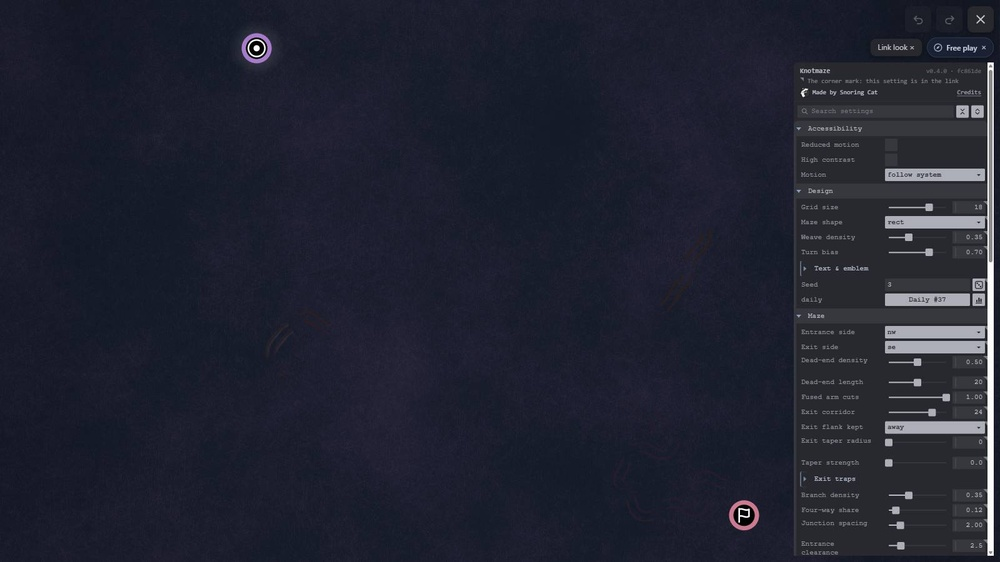
#> input picture .claude/probes/K1444/g2_50.jpg, 1000 x 562 px, shrunk from 1600 x 900 before the run; the run also reads 1 picture not shown here
$ python analyze.py ../K1444/g2_50.jpg ../K1444/g2_64.jpg
#> lines starting #> are read from the running program, lines starting #| are printed output that depends on the picture
# K1530: what kind of difference? delta histogram + 1px shift test + sample pixels.
import sys
from PIL import Image
import numpy as np
a = np.asarray(Image.open(sys.argv[1]).convert("RGB")).astype(np.int16)
b = np.asarray(Image.open(sys.argv[2]).convert("RGB")).astype(np.int16)
d = np.abs(a - b).max(axis=2)
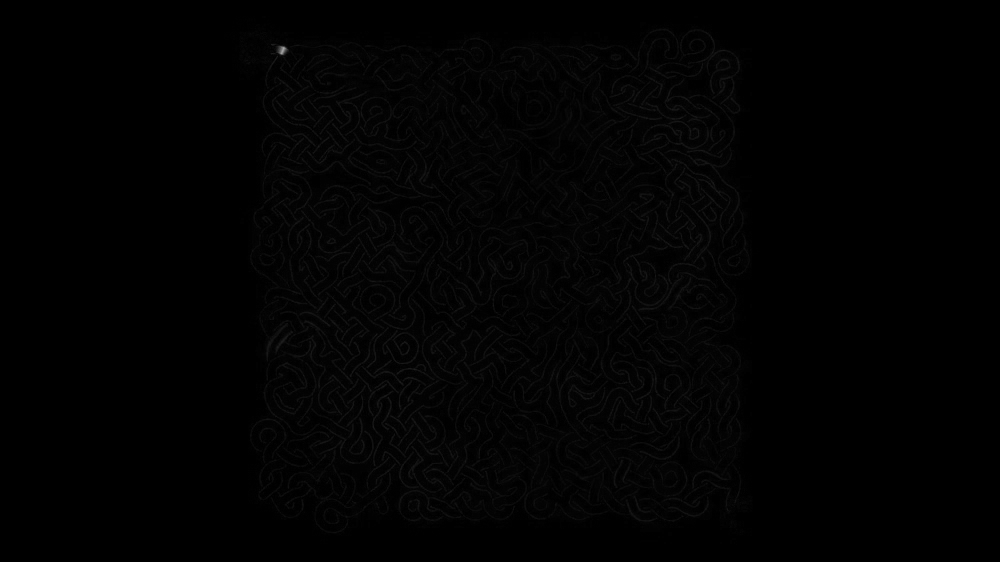
#> d: shape (562, 1000) int16; min 0, max 168, mean 2
for t in [0, 1, 2, 4, 8, 16, 32, 64, 128]:
    print(f"delta>{t}: {int((d > t).sum())}")
#> this loop made 9 passes
#| delta>0: 226540
#| delta>1: 194054
#| delta>2: 147188
#| delta>4: 82014
#| delta>8: 37972
#| delta>16: 4878
#| delta>32: 75
#| delta>64: 54
#> (further printed lines are left out)
def shifted(bb, dx, dy):
    out = np.zeros_like(bb)
    xs = slice(max(0, dx), bb.shape[1] + min(0, dx)); xt = slice(max(0, -dx), bb.shape[1] + min(0, -dx))
    ys = slice(max(0, dy), bb.shape[0] + min(0, dy)); yt = slice(max(0, -dy), bb.shape[0] + min(0, -dy))
    out[yt, xt] = bb[ys, xs]
    return out
for dx, dy in [(1, 0), (-1, 0), (0, 1), (0, -1), (1, 1), (-1, -1)]:
    dd = np.abs(a - shifted(b, dx, dy)).max(axis=2)
    print(f"shift B by ({dx},{dy}): differ {int((dd > 0).sum())}")
#> this loop made 6 passes
#| shift B by (1,0): differ 435217
#| shift B by (-1,0): differ 435312
#| shift B by (0,1): differ 441590
#| shift B by (0,-1): differ 441573
#| shift B by (1,1): differ 469751
#| shift B by (-1,-1): differ 469695
#> pass 1, `dd = np.abs(a - shifted(b, dx, dy)).max(axis=2)`:
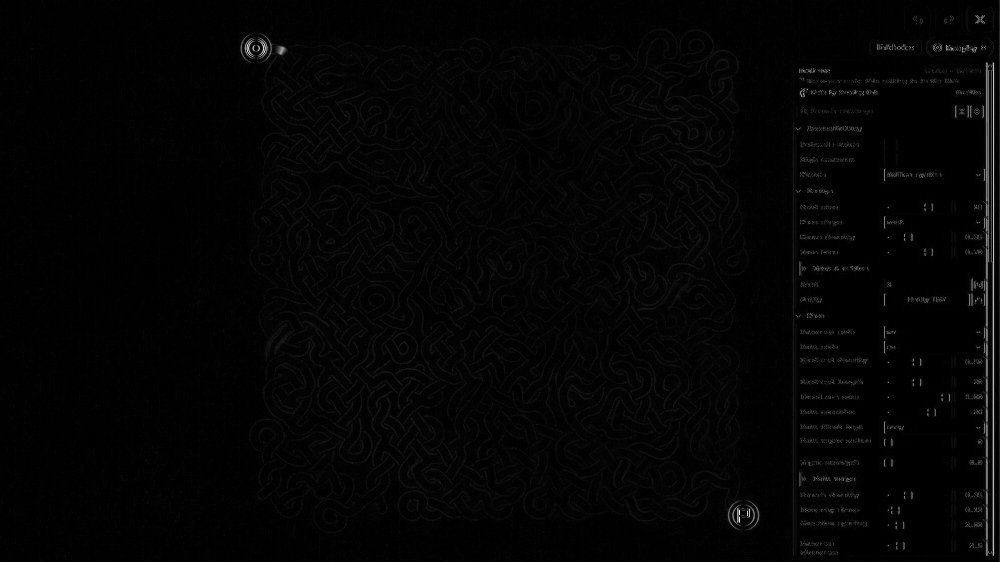
#> dd: shape (562, 1000) int16; min 0, max 254, mean 4.1
#> pass 3, `dd = np.abs(a - shifted(b, dx, dy)).max(axis=2)`:
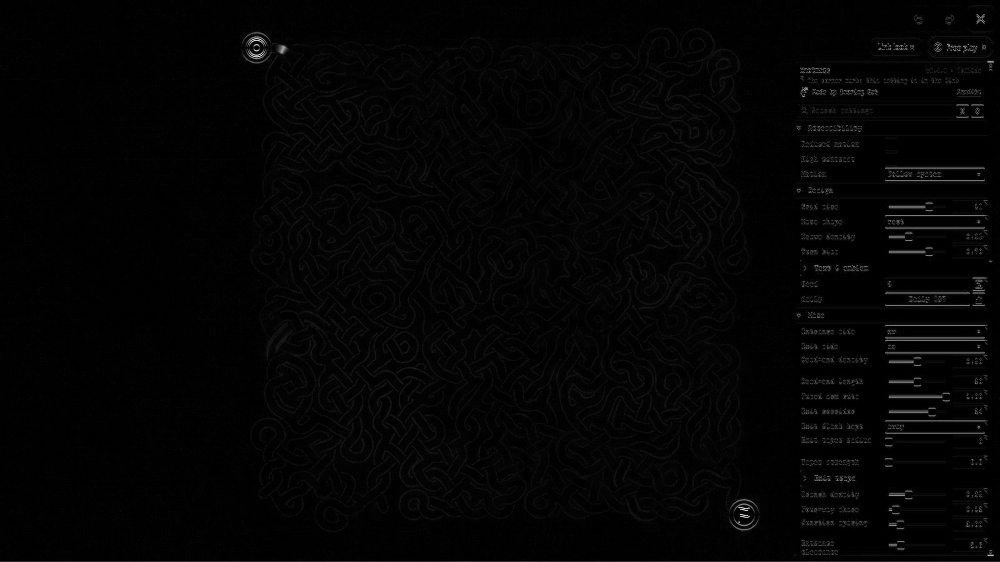
#> dd: shape (562, 1000) int16; min 0, max 224, mean 4.2
ys, xs = np.nonzero(d > 64)
#> ys = 54 values from 46 to 54; xs = 54 values, max 286 at index 17, min 278 at index 40, mean 281.9
print("sample >64 px (x,y,A,B):")
for x, y in list(zip(xs[:6], ys[:6])):
    print(x, y, a[y, x].tolist(), b[y, x].tolist())
#> this loop made 6 passes
#> (x, y) on passes 1 to 6: (280, 46), (281, 46), (282, 46), (283, 46), (280, 47), (281, 47)
#| 280 46 [37, 39, 52] [111, 112, 117]
#| 281 46 [35, 37, 50] [114, 115, 119]
#| 282 46 [31, 33, 46] [104, 105, 110]
#| 283 46 [28, 30, 43] [95, 96, 101]
#| 280 47 [34, 36, 49] [112, 113, 117]
#| 281 47 [33, 35, 48] [146, 147, 151]
ys, xs = np.nonzero((d > 0) & (d <= 4))
print("sample 1..4 px (x,y,A,B):")
for x, y in list(zip(xs[:6], ys[:6])):
    print(x, y, a[y, x].tolist(), b[y, x].tolist())
#> this loop made 6 passes
#> x on passes 1 to 6: 236, 240, 243, 244, 245, 247
#| 236 16 [23, 29, 43] [22, 28, 42]
#| 240 16 [22, 28, 40] [21, 27, 39]
#| 243 16 [25, 31, 45] [24, 30, 44]
#| 244 16 [20, 26, 40] [19, 25, 39]
#| 245 16 [21, 27, 41] [22, 28, 42]
#| 247 16 [20, 26, 40] [19, 25, 39]
